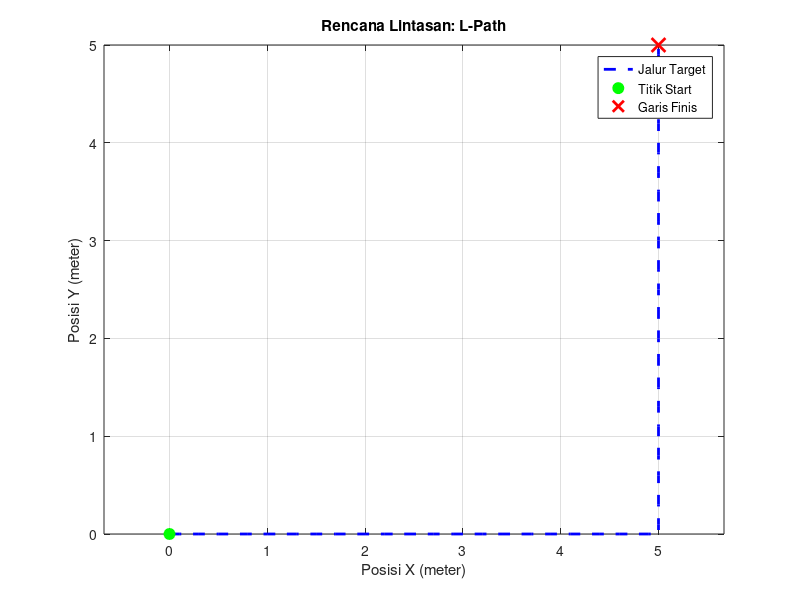

Write MATLAB code to recreate this figure. (Note: this script raises an error after producing the figure.)
% =========================================================================

% Skrip Pengujian AGRIBOT (L-Path dan S-Path)

% =========================================================================

clc; close all;

%% 1. MEMBUAT LINTASAN (WAYPOINTS)

disp('Memilih Lintasan Uji...');

pilihan_path = 'L'; % Ganti menjadi 'S' jika ingin menguji S-Path

if strcmp(pilihan_path, 'L')

% --- L-PATH ---

% Bagian 1: Maju lurus dari X=0 ke X=5 (Y tetap 0)

x_lurus = 0:0.1:5;

y_lurus = zeros(1, length(x_lurus));


% Bagian 2: Belok kiri patah, maju dari Y=0 ke Y=5 (X tetap 5)

y_belok = 0.1:0.1:5;

x_belok = 5 * ones(1, length(y_belok));


% Gabungkan array

Path_X = [x_lurus, x_belok];

Path_Y = [y_lurus, y_belok];

disp('L-Path (Sudut Siku) Berhasil Dibuat!');

elseif strcmp(pilihan_path, 'S')

% --- S-PATH ---

% Menggunakan fungsi sinus untuk membuat gelombang S yang mulus

% Robot maju sejauh 10 meter ke depan (X), berbelok-belok sejauh 3 meter (Y)

Path_X = 0:0.1:10;

Path_Y = 3 * sin(Path_X * (pi/5));

disp('S-Path (Gelombang Sinus) Berhasil Dibuat!');

end

%% 2. VISUALISASI LINTASAN UJI (Melihat Bentuk Arena)

figure('Name', 'Arena Ujian AGRIBOT');

plot(Path_X, Path_Y, 'b--', 'LineWidth', 2);

hold on;

plot(Path_X(1), Path_Y(1), 'go', 'MarkerSize', 8, 'MarkerFaceColor', 'g'); % Start

plot(Path_X(end), Path_Y(end), 'rx', 'MarkerSize', 10, 'LineWidth', 2); % Finish

grid on;

axis equal;

title(['Rencana Lintasan: ', pilihan_path, '-Path']);

xlabel('Posisi X (meter)');

ylabel('Posisi Y (meter)');

legend('Jalur Target', 'Titik Start', 'Garis Finis', 'Location', 'best');

%% 3. PERSIAPAN AGEN AI & SIMULASI

disp('Memuat Agen AI yang sudah pintar...');

% Memuat hasil training (Pastikan nama file sesuai dengan yang tersimpan nanti)

% Kita gunakan 'try-catch' agar tidak error jika namanya berbeda

try

load('Agen_SAC_2000_Episode.mat', 'agentObj');

disp('Agen berhasil dimuat dari Agen_SAC_2000_Episode.mat');

catch

disp('File tidak ditemukan. Pastikan nama file training sesuai.');

end

% Set opsi simulasi

simOpts = rlSimulationOptions('MaxSteps', 2000, 'StopOnError', 'on');

%% 4. LOGIKA PENGUJIAN (WAYPOINT FOLLOWER)

% CATATAN: Bagian ini adalah rancangan bagaimana kita akan mengeksekusi testing.

% Karena Simulink (Constant TX dan TY) hanya membaca 1 nilai saat awal dimulai,

% kita nanti harus sedikit memodifikasi Simulink agar bisa membaca array Path_X dan Path_Y,

% ATAU kita menggunakan skrip untuk menggeser target TX dan TY secara bertahap.

disp('--- Menyiapkan Logika Waypoint ---');

disp('Sistem siap: Robot akan mengejar Titik 1.');

disp('Jika Jarak Robot ke Titik 1 < 0.2 meter, target bergeser ke Titik 2, dst.');

disp('--------------------------------------------------');

disp('Silakan tunggu proses training 2000 episode selesai terlebih dahulu...');
